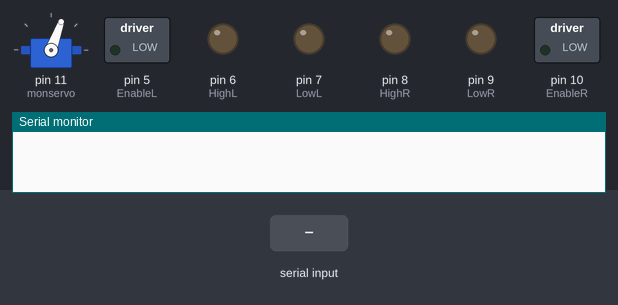
The sketch below on a simulated Arduino Mega 2560, built with avr-gcc and run on an emulated ATmega2560. On the bench: servo, switched loads named in the sketch (green lamp = pin HIGH), output pins drawn as LEDs (lit = HIGH), the last lines printed to the serial monitor. Inputs (shaded band) come from the test bench.

Above: at 1.2 s.
1.3 s: "0" received over Serial
At 2.3 s:
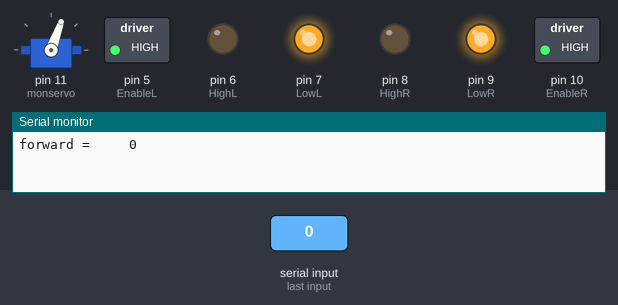
2.8 s: byte 65 ('A') received over Serial
At 3.1 s:
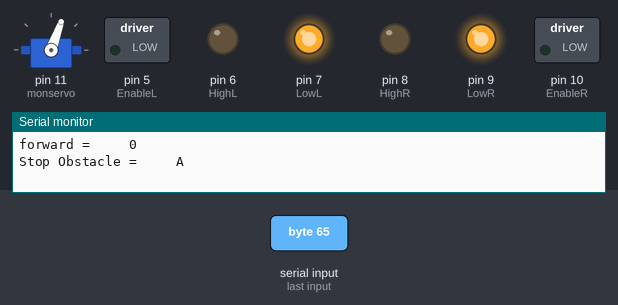
4.3 s: "2" received over Serial
At 4.6 s:
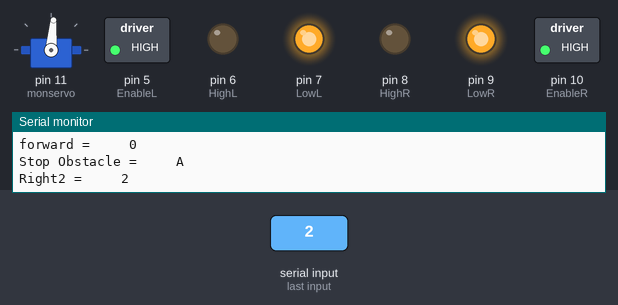
5.8 s: "5" received over Serial
At 6.6 s:
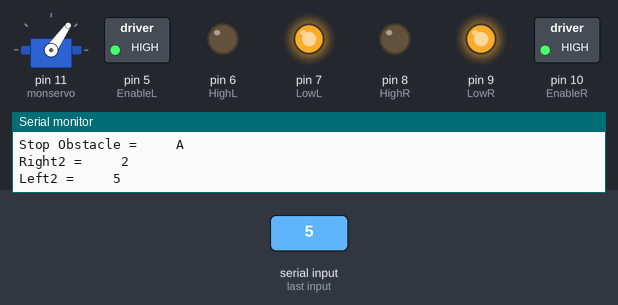
7.3 s: "8" received over Serial
At 7.7 s:
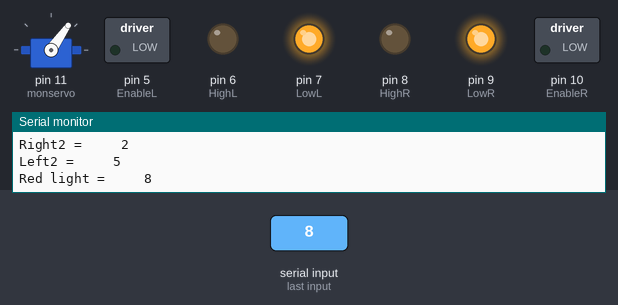
Timing chart, 0 to 9.8 s (numbered marks = the images above; inputs shaded):
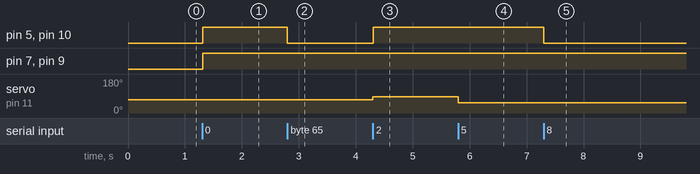

The sketch:

test_uart.ino
```cpp
#include <SoftwareSerial.h>
#include <stdlib.h>
#include<Servo.h>
Servo monservo;

const int EnableL = 5;
const int HighL = 6;       // Left side motors
const int LowL =7;

const int EnableR = 10;
const int HighR = 8;       // right side motors
const int LowR = 9;

const int trig = 13;
const int echo = 12;    //ultrasonic variables
long cm=0;
int distanceMesuree =0;


const int D0 = 0;       //Raspberry pin 21    LSB
const int D1 = 1;       //Raspberry pin 22
const int D2 = 2;       //Raspberry pin 23
const int D3 = 3;       //Raspberry pin 24    MSB

int a,b,c,d,data;
char num;

void setup() {

pinMode(11,OUTPUT);
pinMode(EnableL, OUTPUT);
pinMode(HighL, OUTPUT);
pinMode(LowL, OUTPUT);
monservo.attach(11);
monservo.write(70);

pinMode(EnableR, OUTPUT);
pinMode(HighR, OUTPUT);
pinMode(LowR, OUTPUT);

pinMode(D0, INPUT_PULLUP);
pinMode(D1, INPUT_PULLUP);
pinMode(D2, INPUT_PULLUP);
pinMode(D3, INPUT_PULLUP);

//setup ultras

 //pinMode(trig,OUTPUT);
 //digitalWrite(trig,LOW);
 //pinMode(echo,INPUT);
 //pinMode(4,OUTPUT);
 //digitalWrite(4, LOW);

 Serial.begin(9600);


}

void Data()
{
   a = digitalRead(D0);
   b = digitalRead(D1);
   c = digitalRead(D2);
   d = digitalRead(D3);

   data = 8*d+4*c+2*b+a;
}

void Forward()
{
   monservo.write(70);
   delay(10);
  digitalWrite(HighL, LOW);
  digitalWrite(LowL, HIGH);
  analogWrite(EnableL,255);

  digitalWrite(HighR, LOW);
  digitalWrite(LowR, HIGH);
  analogWrite(EnableR,255);

}


void Backward()
{
 monservo.write(70);
 delay(10);
  digitalWrite(HighL, HIGH);
  digitalWrite(LowL, LOW);
  analogWrite(EnableL,255);

  digitalWrite(HighR, HIGH);
  digitalWrite(LowR, LOW);
  analogWrite(EnableR,255);

}

void Stop()
{
  digitalWrite(HighL, LOW);
  digitalWrite(LowL, HIGH);
  analogWrite(EnableL,0);

  digitalWrite(HighR, LOW);
  digitalWrite(LowR, HIGH);
  analogWrite(EnableR,0);

}

void Left1()
{
  monservo.write(66);
  delay(10);
  digitalWrite(HighL, LOW);
  digitalWrite(LowL, HIGH);
  analogWrite(EnableL,255);

  digitalWrite(HighR, LOW);
  digitalWrite(LowR, HIGH);
  analogWrite(EnableR,255);

}

void Left2()
{
   monservo.write(55);
   delay(10);
  digitalWrite(HighL, LOW);
  digitalWrite(LowL, HIGH);
  analogWrite(EnableL,255);

  digitalWrite(HighR, LOW);
  digitalWrite(LowR, HIGH);
  analogWrite(EnableR,255);

}


void Left3()
{
  monservo.write(50);
  delay(10);
  digitalWrite(HighL, LOW);
  digitalWrite(LowL, HIGH);
  analogWrite(EnableL,255);

  digitalWrite(HighR, LOW);
  digitalWrite(LowR, HIGH);
  analogWrite(EnableR,255);
  Serial.begin(9600);
}

void Right1()
{
  monservo.write(78);
  delay(10);
  digitalWrite(HighL, LOW);
  digitalWrite(LowL, HIGH);
  analogWrite(EnableL,255);

  digitalWrite(HighR, LOW);
  digitalWrite(LowR, HIGH);
  analogWrite(EnableR,255);  //200

}
void Right2()
{
  monservo.write(85);
  delay(10);
  digitalWrite(HighL, LOW);
  digitalWrite(LowL, HIGH);
  analogWrite(EnableL,255);

  digitalWrite(HighR, LOW);
  digitalWrite(LowR, HIGH);
  analogWrite(EnableR,255);   //160

}

void Right3()
{
  monservo.write(92);
  delay(10);
  digitalWrite(HighL, LOW);
  digitalWrite(LowL, HIGH);
  analogWrite(EnableL,255);

  digitalWrite(HighR, LOW);
  digitalWrite(LowR, HIGH);
  analogWrite(EnableR,255);   //100

}

boolean LaVoieEstLibre()
{
  digitalWrite(trig, LOW);
  delayMicroseconds(2);
  digitalWrite(trig, HIGH);
  delayMicroseconds(10);
  digitalWrite(trig, LOW);

  cm =pulseIn(echo,HIGH)/58;


  if(cm < 8)
  {return true;}
  else
  {return false;}
}


void loop()
{

//If the data is available serially, then receive it
  if(Serial.available()>0){
    num = Serial.read();

  if(num=='0')
     {
        Forward();
        Serial.print("forward =  \t ");Serial.println(num);
       delay(10);
       }
   else if(num=='1')
   {
     Right1();
     Serial.print("right1 =  \t ");Serial.println(num);
     delay(10);
   }

  else if(num=='2')
   {
     Right2();
     Serial.print("Right2 =  \t ");Serial.println(num);
     delay(10);
   }

  else if(num=='3')
   {
     Right3();
     Serial.print("Right3 =  \t ");Serial.println(num);
     delay(10);
   }

  else if(num=='4')
   {
     Left1();
     Serial.print("Left1 =  \t ");Serial.println(num);
     delay(10);
   }

  else if(num=='5')
   {
     Left2();
     Serial.print("Left2 =  \t ");Serial.println(num);
     delay(10);
   }

  else if(num=='6')
   {
     Left3();
     Serial.print("Left3 =  \t ");Serial.println(num);
     delay(10);
   }
  else if(num=='7')
   {
     analogWrite(EnableL,0);
     analogWrite(EnableR,0);
     delay(4000);
     Serial.print("Stop sign =  \t ");Serial.println(num);
     analogWrite(EnableL,255);
     analogWrite(EnableR,255);
     delay(1000);

   }
  else if (num=='8')
   {
     Stop();
     Serial.print("Red light =  \t ");Serial.println(num);
   }else if (num=='9')
   {
     Stop();
     Serial.print("Pedestrian =  \t ");Serial.println(num);
   }else if (num=='A')
   {
     Stop();
     Serial.print("Stop Obstacle =  \t ");Serial.println(num);
   }


}
}
```

Measured:
- after the input at 1.3 s, pin 5 (EnableL), pin 7 (LowL), pin 9 (LowR), pin 10 (EnableR): LOW → HIGH at once
- after the input at 2.8 s, pin 5 (EnableL), pin 10 (EnableR): HIGH → LOW at once
- after the input at 4.3 s, pin 5 (EnableL), pin 10 (EnableR): LOW → HIGH at once; servo on pin 11 (monservo): 70° → 85° at once
- after the input at 5.8 s, servo on pin 11 (monservo): 85° → 55° at once
- after the input at 7.3 s, pin 5 (EnableL), pin 10 (EnableR): HIGH → LOW at once
